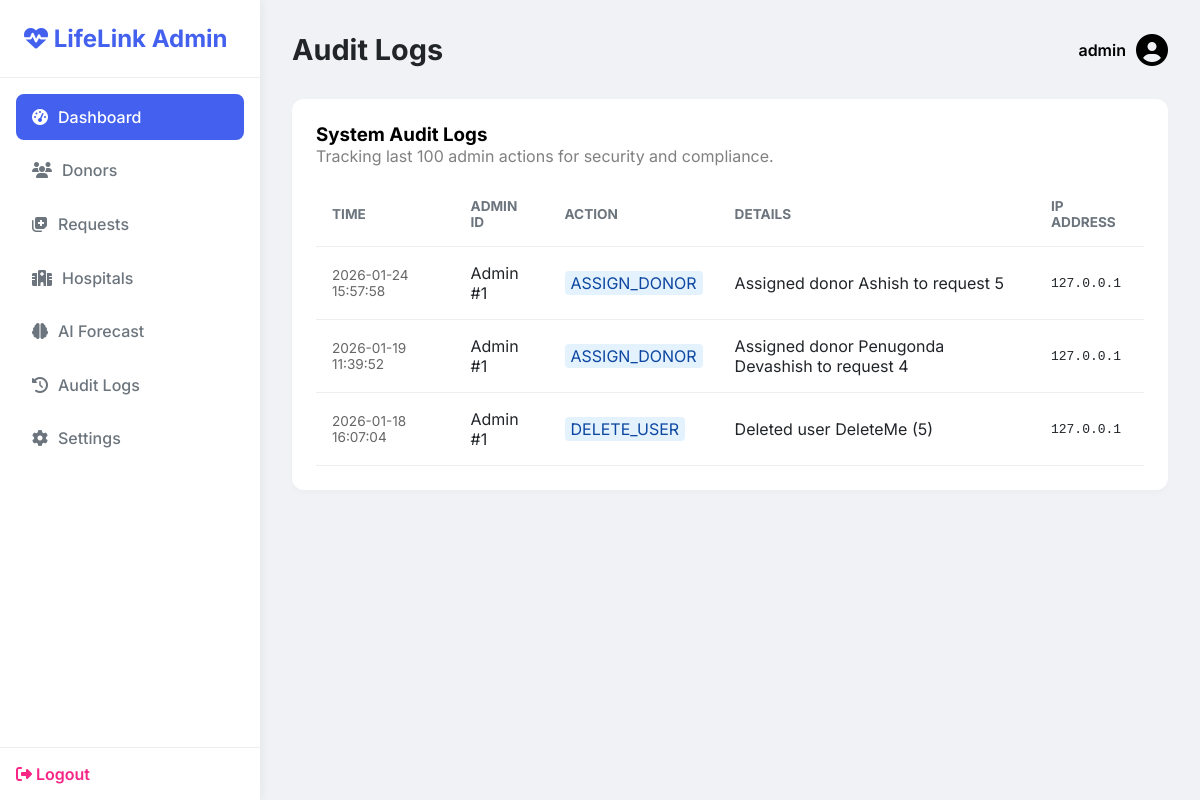
The page /admin/audit-logs (signed in) on the database its author committed.
### models.py (models this page shows, shortened)
class Admin(UserMixin, db.Model):
    __tablename__ = 'admins'
    id = db.Column(db.Integer, primary_key=True)
    username = db.Column(db.String(50), unique=True, nullable=False)
    password_hash = db.Column(db.String(200), nullable=False)
    role = db.Column(db.String(20), default='SuperAdmin')

class AuditLog(db.Model):
    __tablename__ = 'audit_logs'
    id = db.Column(db.Integer, primary_key=True)
    admin_id = db.Column(db.Integer, nullable=True)
    action = db.Column(db.String(50), nullable=False)
    details = db.Column(db.String(255), nullable=True)
    ip_address = db.Column(db.String(50), nullable=True)
    timestamp = db.Column(db.DateTime, default=datetime.utcnow)

### app.py (the view)
@app.route('/admin/audit-logs')
@login_required
def admin_audit_logs():
    if not isinstance(current_user, Admin): return "Unauthorized", 403
    logs = AuditLog.query.order_by(AuditLog.timestamp.desc()).limit(100).all()
    return render_template('admin/audit_logs.html', logs=logs)

### app.py (called while the page is built, shortened)
@app.after_request
def add_header(response):
    response.headers['Cache-Control'] = 'no-store, no-cache, must-revalidate, post-check=0, pre-check=0, max-age=0'
    response.headers['Pragma'] = 'no-cache'
    response.headers['Expires'] = '-1'
    return response

@login_manager.user_loader
def load_user(user_id):
    if user_id.startswith('admin_'):
        try:
            uid = int(user_id.split('_')[1])
            return db.session.get(Admin, uid)
        except (IndexError, ValueError):
            return None

### templates/admin/audit_logs.html
{% extends 'admin/base.html' %}
{% block title %}Audit Logs{% endblock %}
{% block content %}
<div class="card">
    <h3>System Audit Logs</h3>
    <p style="color: grey;">Tracking last 100 admin actions for security and compliance.</p>
    <table style="margin-top: 1rem;">
        <thead>
            <tr>
                <th>Time</th>
                <th>Admin ID</th>
                <th>Action</th>
                <th>Details</th>
                <th>IP Address</th>
            </tr>
        </thead>
        <tbody>
            {% for log in logs %}
            <tr>
                <td style="color: #666; font-size: 0.85rem;">{{ log.timestamp.strftime('%Y-%m-%d %H:%M:%S') }}</td>
                <td>Admin #{{ log.admin_id }}</td>
                <td><span class="badge"
                        style="background: #e3f2fd; color: #0d47a1; padding: 2px 6px; border-radius: 4px;">{{ log.action
                        }}</span></td>
                <td>{{ log.details }}</td>
                <td style="font-family: monospace;">{{ log.ip_address }}</td>
            </tr>
            {% endfor %}
        </tbody>
    </table>
</div>
{% endblock %}

### templates/admin/base.html (shortened to what this page needs)
<!DOCTYPE html>
<html lang="en">
<head>
    <link rel="stylesheet" href="https://cdnjs.cloudflare.com/ajax/libs/font-awesome/6.4.0/css/all.min.css">
    <link rel="stylesheet"
        href="{{ url_for('static', filename='css/admin_style.css') }}?v={{ range(1, 10000) | random }}">
</head>
<body class="admin-body">
    <nav class="sidebar">
        <div class="sidebar-brand">
            <i class="fas fa-heartbeat"></i> LifeLink Admin
        </div>
        <ul class="sidebar-menu">
            <li><a href="{{ url_for('admin_dashboard') }}" class="active"><i class="fas fa-tachometer-alt"></i>
                    Dashboard</a></li>
            <li><a href="{{ url_for('admin_donors') }}"><i class="fas fa-users"></i> Donors</a></li>
            <li><a href="{{ url_for('admin_requests') }}"><i class="fas fa-notes-medical"></i> Requests</a></li>
            <li><a href="{{ url_for('manage_hospitals') }}"><i class="fas fa-hospital"></i> Hospitals</a></li>
            <li><a href="{{ url_for('admin_forecast') }}"><i class="fas fa-brain"></i> AI Forecast</a></li>
            <li><a href="{{ url_for('admin_audit_logs') }}"><i class="fas fa-history"></i> Audit Logs</a></li>
            <li><a href="{{ url_for('admin_settings') }}"><i class="fas fa-cog"></i> Settings</a></li>
        </ul>
        <div class="sidebar-footer">
            <a href="{{ url_for('logout') }}"><i class="fas fa-sign-out-alt"></i> Logout</a>
        </div>
    </nav>
    <main class="main-content">
        <header class="top-bar">
            <h2>{% block title %}Dashboard{% endblock %}</h2>
            <div class="user-info">
                <span>{{ current_user.username }}</span>
                <i class="fas fa-user-circle fa-2x"></i>
            </div>
        </header>
        <div class="content-wrapper">
            {% block content %}{% endblock %}
        </div>
    </main>
</body>
</html>

### static/css/admin_style.css (style rules this page uses)
:root { --primary: #4361ee; --secondary: #3f37c9; --success: #4cc9f0; --danger: #f72585; --dark: #212529; --light: #f8f9fa; --gray: #6c757d; --sidebar-width: 260px; }
* { margin: 0; padding: 0; box-sizing: border-box; font-family: 'Inter', sans-serif; }
body.admin-body { display: flex; min-height: 100vh; background: #f0f2f5; }
.sidebar { width: var(--sidebar-width); background: #fff; color: var(--dark); position: fixed; height: 100%; box-shadow: 2px 0 10px rgba(0,0,0,0.05); display: flex; flex-direction: column; }
.sidebar-brand { padding: 1.5rem; font-size: 1.5rem; font-weight: 700; color: var(--primary); border-bottom: 1px solid #eee; }
.sidebar-menu { list-style: none; padding: 1rem; flex: 1; }
.sidebar-menu li { margin-bottom: 0.5rem; }
.sidebar-menu a { display: flex; align-items: center; gap: 10px; padding: 0.8rem 1rem; color: var(--gray); text-decoration: none; border-radius: 8px; transition: all 0.3s; font-weight: 500; }
.sidebar-menu a:hover, .sidebar-menu a.active { background: var(--primary); color: #fff; }
.sidebar-footer { padding: 1rem; border-top: 1px solid #eee; }
.sidebar-footer a { color: var(--danger); text-decoration: none; font-weight: 600; }
.main-content { margin-left: var(--sidebar-width); flex: 1; padding: 2rem; }
.top-bar { display: flex; justify-content: space-between; align-items: center; margin-bottom: 2rem; }
.top-bar h2 { font-size: 1.8rem; color: var(--dark); }
.user-info { display: flex; align-items: center; gap: 10px; font-weight: 600; }
.card { background: #fff; padding: 1.5rem; border-radius: 12px; box-shadow: 0 4px 6px rgba(0,0,0,0.02); margin-bottom: 1.5rem; }
table { width: 100%; border-collapse: collapse; }
th, td { padding: 1rem; text-align: left; border-bottom: 1px solid #eee; }
th { color: var(--gray); font-size: 0.85rem; text-transform: uppercase; }
td { color: var(--dark); }

### rows shown on the page
Admin: username "admin"
AuditLog: timestamp "2026-01-24 15:57:58", admin_id "1", action "ASSIGN_DONOR", details "Assigned donor Ashish to request 5", ip_address "127.0.0.1"
AuditLog: timestamp "2026-01-19 11:39:52", admin_id "1", action "ASSIGN_DONOR", details "Assigned donor Penugonda Devashish to request 4", ip_address "127.0.0.1"
AuditLog: timestamp "2026-01-18 16:07:04", admin_id "1", action "DELETE_USER", details "Deleted user DeleteMe (5)", ip_address "127.0.0.1"
